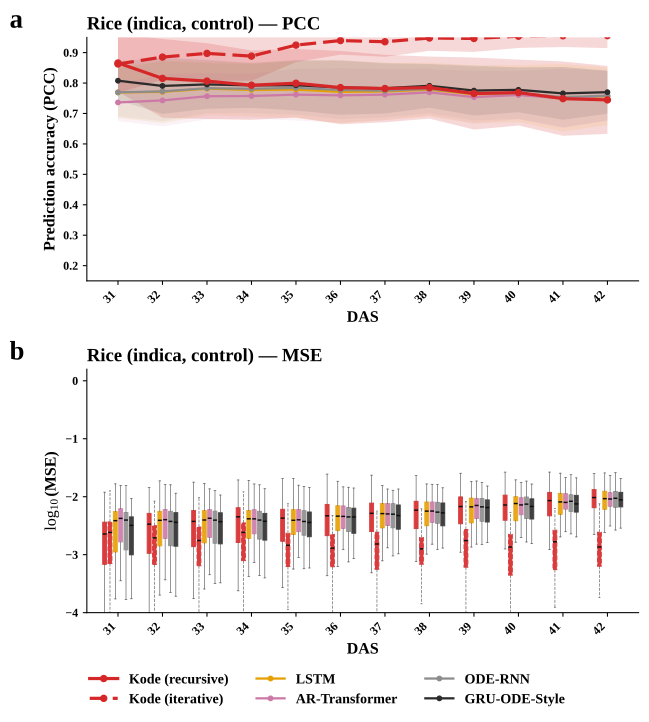

Python code for this plot:
# -*- coding: utf-8 -*-
"""fig_baselines_rice_v2.py — Kode vs 动态方法基线（水稻 indica 对照）

数据 (同目录):
  fig_baselines_data.csv       逐时间点 PCC/MSE 均值+SD (panel a)
  fig_baselines_mse_long.csv   逐 trait x fold 的 MSE   (panel b 箱线图)
输出: fig_baselines_rice.svg

竖排 2 行: (a) 逐时间点 PCC | (b) log10(MSE) 分组箱线图
x 轴为真实 DAS (按真实天数排布, 非等距)
曲线/箱: Kode rec / Kode iter (红, 实/虚) + 4 条动态基线 (避开蓝绿)
"""
import os
import numpy as np
import pandas as pd
import matplotlib
matplotlib.use("Agg")
import matplotlib.pyplot as plt

HERE = os.path.dirname(os.path.abspath(__file__))
CSV  = os.path.join(HERE, "fig_baselines_data.csv")
LONG = os.path.join(HERE, "fig_baselines_mse_long.csv")

# x 轴直接使用真实 DAS(单位: 天), 不再做 t1..t25 索引化;
# 采样间隔本就 1/3 天不等, 真实时间轴会把缺口如实呈现

plt.rcParams.update({
    "font.family": "serif", "font.serif": ["Times New Roman", "DejaVu Serif"],
    "font.size": 10.5, "axes.labelweight": "bold", "axes.titleweight": "bold",
    "mathtext.fontset": "custom", "mathtext.rm": "Times New Roman",
    "mathtext.it": "Times New Roman:italic", "mathtext.bf": "Times New Roman:bold",
    "savefig.dpi": 300, "figure.dpi": 110, "svg.fonttype": "none",
})

RED = "#d62728"
# 基线配色刻意避开蓝/绿 (蓝绿留给作者方法)
STYLE = {
    "Kode_rec":        dict(color=RED,       ls="-",  lw=2.4, ms=4.6, label="Kode (recursive)"),
    "Kode_iter":       dict(color=RED,       ls=(0, (5.0, 2.2)), lw=2.4, ms=4.6, label="Kode (iterative)"),
    # 基线: 橙 / 玫红 / 中灰 / 近黑 —— 彼此差异大, 且都避开蓝绿与红(留给 Kode)
    "lstm":            dict(color="#E69F00", ls="-",  lw=1.7, ms=3.4, label="LSTM"),
    "ar_transformer":  dict(color="#CC79A7", ls="-",  lw=1.7, ms=3.4, label="AR-Transformer"),
    "ode_rnn":         dict(color="#8C8C8C", ls="-",  lw=1.7, ms=3.4, label="ODE-RNN"),
    # 注: 该实现是 GRU-ODE 连续演化 + GRUCell jump, 不含原版 GRU-ODE-Bayes 的贝叶斯观测更新机制,
    #     故论文中统一称 "GRU-ODE-Style" (数据里的 method 名也已同步改成 GRU-ODE-Style)
    "GRU-ODE-Style":  dict(color="#2B2B2B", ls="-",  lw=1.7, ms=3.4, label="GRU-ODE-Style"),
    "ststp":           dict(color="#B0AFAF", ls="-",  lw=1.7, ms=3.4, label="ST-STP"),
}
ORDER = ["Kode_rec", "Kode_iter", "lstm", "ar_transformer", "ode_rnn", "GRU-ODE-Style"]
DODGE = {m: off for m, off in zip(ORDER, np.linspace(-0.30, 0.30, len(ORDER)))}
W = 0.088

def draw_box(ax, long, ds, ts):
    data, pos, cols, lss = [], [], [], []
    for tp in ts:
        xpos = float(tp)              # 真实 DAS
        for m in ORDER:
            v = long[(long.dataset == ds) & (long.method == m) & (long.time == tp)]["mse"].values
            v = v[np.isfinite(v) & (v > 0)]
            if v.size == 0:
                v = np.array([np.nan])
            data.append(np.log10(v + 1e-12))
            pos.append(xpos + DODGE[m]); cols.append(STYLE[m]["color"]); lss.append(STYLE[m]["ls"])
    bp = ax.boxplot(data, positions=pos, widths=W, patch_artist=True,
                    showfliers=False, manage_ticks=False,
                    whiskerprops=dict(linewidth=0.45, color="0.3"),
                    capprops=dict(linewidth=0.45, color="0.3"),
                    boxprops=dict(linewidth=0.7),
                    medianprops=dict(linewidth=1.1, color="0.05"))
    for patch, c, ls in zip(bp["boxes"], cols, lss):
        patch.set_facecolor(c); patch.set_edgecolor(c)
        patch.set_alpha(0.90); patch.set_linestyle(ls)
    ls2 = [x for x in lss for _ in range(2)]      # 每个箱有上下两根 whisker/cap
    for el, ls in zip(bp["whiskers"], ls2): el.set_linestyle(ls)
    for el, ls in zip(bp["caps"],     ls2): el.set_linestyle(ls)
    for el, ls in zip(bp["medians"],  lss): el.set_linestyle(ls); el.set_color("0.05")

def main():
    d = pd.read_csv(CSV); long = pd.read_csv(LONG)
    ds = "rice"
    sub = d[d.dataset == ds].copy()
    sub["t"] = sub["time"].astype(float)      # 真实 DAS
    fig, axes = plt.subplots(2, 1, figsize=(6.8, 7.4))

    # ---- a: PCC ----
    ax = axes[0]
    for m in ORDER:
        s = sub[sub.method == m].sort_values("t")
        if not len(s): continue
        st = STYLE[m]
        x, y, sd = s["t"].values, s["pcc"].values, s["pcc_sd"].values
        ax.fill_between(x, y - sd, y + sd, color=st["color"],
                        alpha=(0.18 if m.startswith("Kode") else 0.10), lw=0)
        ax.plot(x, y, color=st["color"], ls=st["ls"], lw=st["lw"], marker="o",
                ms=st["ms"], label=st["label"], zorder=(5 if m.startswith("Kode") else 3))
    ax.set_title("Rice (indica, control) — PCC", fontsize=14, fontweight="bold", loc="left", pad=6)
    ax.text(-0.14, 1.04, "a", transform=ax.transAxes, fontsize=20, fontweight="bold")
    ax.set_ylabel("Prediction accuracy (PCC)", fontsize=12)
    ax.set_ylim(0.15, 0.95)

    # ---- b: MSE 箱线图 ----
    ax = axes[1]
    raw_t = sorted(long[long.dataset == ds]["time"].unique())
    draw_box(ax, long, ds, raw_t)
    ax.set_title("Rice (indica, control) — MSE", fontsize=14, fontweight="bold", loc="left", pad=6)
    ax.text(-0.14, 1.04, "b", transform=ax.transAxes, fontsize=20, fontweight="bold")
    ax.set_ylabel(r"$\log_{10}$(MSE)", fontsize=12)
    ax.set_ylim(-4.0, 0.2); ax.set_yticks(list(range(-4, 1)))

    for ax in axes:
        ax.set_xlabel("DAS", fontsize=12)
        ax.set_xticks(raw_t)
        ax.set_xticklabels([str(int(v)) for v in raw_t], fontsize=9,
                           rotation=45, ha="right")
        ax.set_xlim(raw_t[0] - 0.7, raw_t[-1] + 0.7)
        ax.spines["top"].set_visible(False); ax.spines["right"].set_visible(False)
        ax.tick_params(axis="both", length=3, labelsize=9)
        for t in ax.get_xticklabels() + ax.get_yticklabels():
            t.set_fontweight("bold")

    handles, labels = axes[0].get_legend_handles_labels()
    leg = fig.legend(handles, labels, loc="lower center", ncol=3, frameon=False,
                     fontsize=10.5, bbox_to_anchor=(0.5, -0.02), handlelength=2.0)
    for t in leg.get_texts():
        t.set_fontweight("bold")

    fig.tight_layout(rect=[0, 0.045, 1, 1])
    # v2: 用当前 fig_baselines_data.csv 重画 (2026-09-22)
    out = os.path.join(HERE, "fig_baselines_rice_v2.svg")
    fig.savefig(out, bbox_inches="tight")
    print("saved ->", out)
    plt.close(fig)

if __name__ == "__main__":
    print("data ->", CSV, "| long ->", LONG)
    main()
